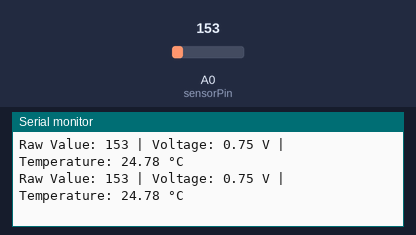
Recording of a sketch running on a simulated Arduino Uno, built with avr-gcc and run on an emulated ATmega328P. Shown: the last lines printed to the serial monitor. The inputs (shaded band) are chosen by the test bench; at power-on: A0 (sensorPin) = 153.

Above: at 1.3 s.
1.4 s: A0 (sensorPin) set to 165
At 1.9 s:
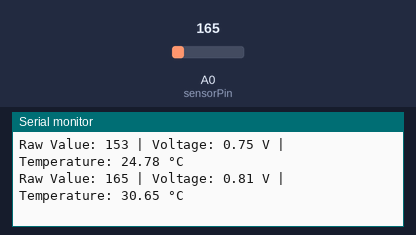
2.9 s: A0 (sensorPin) set to 175
At 3.4 s:
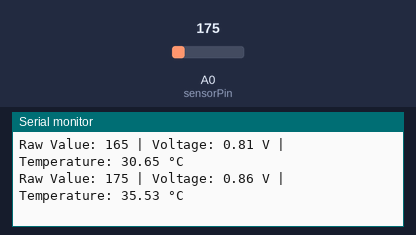
Timing chart, 0 to 5.9 s (numbered marks = the images above; inputs shaded):
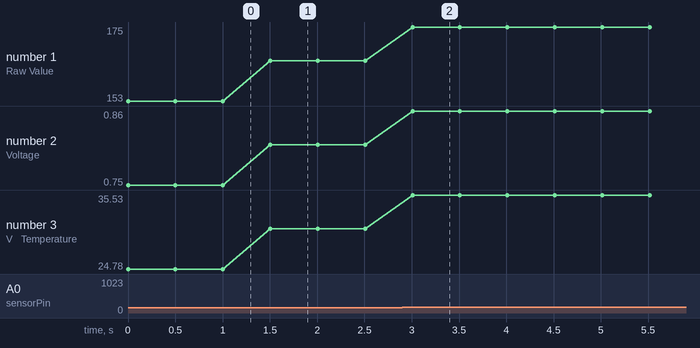

The sketch:

Temp_Monitor_code.ino
```cpp
int sensorPin = A0;

void setup()
{
  Serial.begin(9600);
}

void loop()
{
  int raw = analogRead(sensorPin);
  float voltage = raw * (5.0 / 1023.0); //Converting the raw values recieved by A0 to voltage, multiplying with input voltage and dividng by number of bits
  float tempC = (voltage - 0.5) * 100.0; //Taking that voltage and subtracting 0.5 because 0 degrees Celcius corresponds to 0.5V amd dividing by 0.01 for each raise in voltage

  Serial.print("Raw Value: ");
  Serial.print(raw); //The Raw value given by the TMP36 to A0
  Serial.print(" | Voltage: ");
  Serial.print(voltage); //Raw value converted to voltage
  Serial.print(" V | Temperature: ");
  Serial.print(tempC); //From voltage converted to temperature in Celcius
  Serial.println(" °C");

  delay(500);
}
```

Measured:
- after the input at 1.4 s, the serial monitor: prints a new line after 0.10 s (image 1)
- after the input at 2.9 s, the serial monitor: prints a new line after 0.11 s (image 2)
- plotted number 1: 153 → 165 after the input at 1.4 s, 165 → 175 after the input at 2.9 s
- plotted number 2: 0.75 → 0.81 after the input at 1.4 s, 0.81 → 0.86 after the input at 2.9 s
- plotted number 3: 24.78 → 30.65 after the input at 1.4 s, 30.65 → 35.53 after the input at 2.9 s
